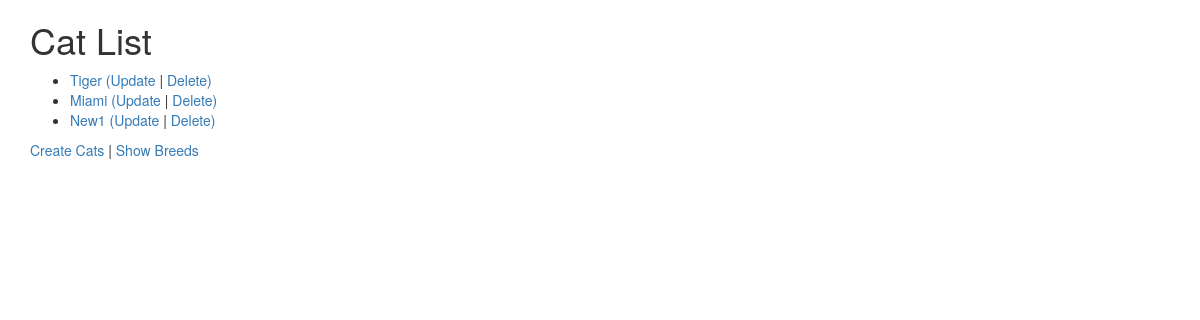
Screenshot of /cats/ (signed in) with the database file from the repository.
### cats/models.py (models this page shows, shortened)
class Cat(models.Model):
    nickname = models.CharField(max_length=200,validators=[MinLengthValidator(2, "Nickname must be greater than 1 character")])
    weight = models.PositiveIntegerField()
    foods = models.CharField(max_length=300)
    breed = models.ForeignKey('Breed', on_delete=models.CASCADE, null=False)

### cats/views.py (the view)
# urls.py: path('', views.CatList.as_view(), name='all'),
class CatList(LoginRequiredMixin, ListView):
    model = Cat
    template_name = 'cats/cat_list.html' # <app_name>/blog_list.html
    context_object_name = 'object_list' # Default is object_list if not specified

### cats/templates/cats/cat_list.html (shortened to what this page needs)
{% extends "base_bootstrap.html" %}
{% block content %}
<!DOCTYPE html>
<html lang="en">
<head>
</head>
<body>
    <h1>Cat List</h1>
    <ul>
        {% if object_list %}
        {% for cat in object_list %}
    <li> <a href="{% url 'cats:cat_detail' cat.pk %}">{{cat.nickname }}</a>  <a href="{% url 'cats:cat_update' cat.pk %}">(Update</a> |
     <a href="{% url 'cats:cat_delete' cat.pk %}"> Delete)</a></li>
        {% endfor %}
        {% else %}
        <p> No Cats </p>
        {% endif %}
    </ul>
     <a href = "{% url 'cats:cat_create' %}"> Create Cats </a> | <a href = "{% url 'cats:breedlist' %}"> Show Breeds </a>
</body>
</html>
{% endblock %}

### rows the page displays
Cat: nickname "Tiger"
Cat: nickname "Miami"
Cat: nickname "New1"
